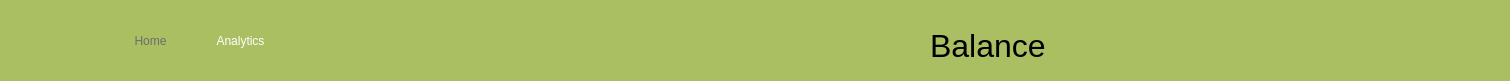
    <widget class="QFrame" name="navBar">
     <property name="geometry">
      <rect>
       <x>0</x>
       <y>0</y>
       <width>1510</width>
       <height>81</height>
      </rect>
     </property>
     <property name="maximumSize">
      <size>
       <width>1510</width>
       <height>850</height>
      </size>
     </property>
     <property name="palette">
      <palette>
       <active>
        <colorrole role="Button">
         <brush brushstyle="SolidPattern">
          <color alpha="255">
           <red>170</red>
           <green>190</green>
           <blue>98</blue>
          </color>
         </brush>
        </colorrole>
        <colorrole role="Base">
         <brush brushstyle="SolidPattern">
          <color alpha="255">
           <red>170</red>
           <green>190</green>
           <blue>98</blue>
          </color>
         </brush>
        </colorrole>
        <colorrole role="Window">
         <brush brushstyle="SolidPattern">
          <color alpha="255">
           <red>170</red>
           <green>190</green>
           <blue>98</blue>
          </color>
         </brush>
        </colorrole>
        <colorrole role="LinkVisited">
         <brush brushstyle="SolidPattern">
          <color alpha="255">
           <red>170</red>
           <green>190</green>
           <blue>98</blue>
          </color>
         </brush>
        </colorrole>
        <colorrole role="Accent">
         <brush brushstyle="SolidPattern">
          <color alpha="255">
           <red>170</red>
           <green>190</green>
           <blue>98</blue>
          </color>
         </brush>
        </colorrole>
       </active>
       <inactive>
        <colorrole role="Button">
         <brush brushstyle="SolidPattern">
          <color alpha="255">
           <red>170</red>
           <green>190</green>
           <blue>98</blue>
          </color>
         </brush>
        </colorrole>
        <colorrole role="Base">
         <brush brushstyle="SolidPattern">
          <color alpha="255">
           <red>170</red>
           <green>190</green>
           <blue>98</blue>
          </color>
         </brush>
        </colorrole>
        <colorrole role="Window">
         <brush brushstyle="SolidPattern">
          <color alpha="255">
           <red>170</red>
           <green>190</green>
           <blue>98</blue>
          </color>
         </brush>
        </colorrole>
        <colorrole role="LinkVisited">
         <brush brushstyle="SolidPattern">
          <color alpha="255">
           <red>170</red>
           <green>190</green>
           <blue>98</blue>
          </color>
         </brush>
        </colorrole>
        <colorrole role="Accent">
         <brush brushstyle="SolidPattern">
          <color alpha="255">
           <red>170</red>
           <green>190</green>
           <blue>98</blue>
          </color>
         </brush>
        </colorrole>
       </inactive>
       <disabled>
        <colorrole role="Button">
         <brush brushstyle="SolidPattern">
          <color alpha="255">
           <red>170</red>
           <green>190</green>
           <blue>98</blue>
          </color>
         </brush>
        </colorrole>
        <colorrole role="Base">
         <brush brushstyle="SolidPattern">
          <color alpha="255">
           <red>170</red>
           <green>190</green>
           <blue>98</blue>
          </color>
         </brush>
        </colorrole>
        <colorrole role="Window">
         <brush brushstyle="SolidPattern">
          <color alpha="255">
           <red>170</red>
           <green>190</green>
           <blue>98</blue>
          </color>
         </brush>
        </colorrole>
        <colorrole role="LinkVisited">
         <brush brushstyle="SolidPattern">
          <color alpha="255">
           <red>170</red>
           <green>190</green>
           <blue>98</blue>
          </color>
         </brush>
        </colorrole>
        <colorrole role="Accent">
         <brush brushstyle="SolidPattern">
          <color alpha="255">
           <red>170</red>
           <green>190</green>
           <blue>98</blue>
          </color>
         </brush>
        </colorrole>
       </disabled>
      </palette>
     </property>
     <property name="styleSheet">
      <string notr="true">QFrame{
background-color:rgb(170, 190, 98);
border:10px;
}</string>
     </property>
     <property name="frameShape">
      <enum>QFrame::StyledPanel</enum>
     </property>
     <property name="frameShadow">
      <enum>QFrame::Raised</enum>
     </property>
     <widget class="QLabel" name="label">
      <property name="geometry">
       <rect>
        <x>10</x>
        <y>0</y>
        <width>81</width>
        <height>81</height>
       </rect>
      </property>
      <property name="text">
       <string/>
      </property>
      <property name="pixmap">
       <pixmap resource="lekhaResources.qrc">:/pics/LekhaResources/448996984_519875650508150_7341444087745771936_n.png</pixmap>
      </property>
      <property name="scaledContents">
       <bool>true</bool>
      </property>
     </widget>
     <widget class="QPushButton" name="homeButton">
      <property name="geometry">
       <rect>
        <x>120</x>
        <y>25</y>
        <width>61</width>
        <height>31</height>
       </rect>
      </property>
      <property name="palette">
       <palette>
        <active>
         <colorrole role="WindowText">
          <brush brushstyle="SolidPattern">
           <color alpha="255">
            <red>109</red>
            <green>109</green>
            <blue>109</blue>
           </color>
          </brush>
         </colorrole>
         <colorrole role="Button">
          <brush brushstyle="SolidPattern">
           <color alpha="255">
            <red>170</red>
            <green>190</green>
            <blue>98</blue>
           </color>
          </brush>
         </colorrole>
         <colorrole role="Text">
          <brush brushstyle="SolidPattern">
           <color alpha="255">
            <red>109</red>
            <green>109</green>
            <blue>109</blue>
           </color>
          </brush>
         </colorrole>
         <colorrole role="ButtonText">
          <brush brushstyle="SolidPattern">
           <color alpha="255">
            <red>109</red>
            <green>109</green>
            <blue>109</blue>
           </color>
          </brush>
         </colorrole>
         <colorrole role="Base">
          <brush brushstyle="SolidPattern">
           <color alpha="255">
            <red>170</red>
            <green>190</green>
            <blue>98</blue>
           </color>
          </brush>
         </colorrole>
         <colorrole role="Window">
          <brush brushstyle="SolidPattern">
           <color alpha="255">
            <red>170</red>
            <green>190</green>
            <blue>98</blue>
           </color>
          </brush>
         </colorrole>
         <colorrole role="PlaceholderText">
          <brush brushstyle="SolidPattern">
           <color alpha="128">
            <red>109</red>
            <green>109</green>
            <blue>109</blue>
           </color>
          </brush>
         </colorrole>
        </active>
        <inactive>
         <colorrole role="WindowText">
          <brush brushstyle="SolidPattern">
           <color alpha="255">
            <red>109</red>
            <green>109</green>
            <blue>109</blue>
           </color>
          </brush>
         </colorrole>
         <colorrole role="Button">
          <brush brushstyle="SolidPattern">
           <color alpha="255">
            <red>170</red>
            <green>190</green>
            <blue>98</blue>
           </color>
          </brush>
         </colorrole>
         <colorrole role="Text">
          <brush brushstyle="SolidPattern">
           <color alpha="255">
            <red>109</red>
            <green>109</green>
            <blue>109</blue>
           </color>
          </brush>
         </colorrole>
         <colorrole role="ButtonText">
          <brush brushstyle="SolidPattern">
           <color alpha="255">
            <red>109</red>
            <green>109</green>
            <blue>109</blue>
           </color>
          </brush>
         </colorrole>
         <colorrole role="Base">
          <brush brushstyle="SolidPattern">
           <color alpha="255">
            <red>170</red>
            <green>190</green>
            <blue>98</blue>
           </color>
          </brush>
         </colorrole>
         <colorrole role="Window">
          <brush brushstyle="SolidPattern">
           <color alpha="255">
            <red>170</red>
            <green>190</green>
            <blue>98</blue>
           </color>
          </brush>
         </colorrole>
         <colorrole role="PlaceholderText">
          <brush brushstyle="SolidPattern">
           <color alpha="128">
            <red>109</red>
            <green>109</green>
            <blue>109</blue>
           </color>
          </brush>
         </colorrole>
        </inactive>
        <disabled>
         <colorrole role="WindowText">
          <brush brushstyle="SolidPattern">
           <color alpha="255">
            <red>109</red>
            <green>109</green>
            <blue>109</blue>
           </color>
          </brush>
         </colorrole>
         <colorrole role="Button">
          <brush brushstyle="SolidPattern">
           <color alpha="255">
            <red>170</red>
            <green>190</green>
            <blue>98</blue>
           </color>
          </brush>
         </colorrole>
         <colorrole role="Text">
          <brush brushstyle="SolidPattern">
           <color alpha="255">
            <red>109</red>
            <green>109</green>
            <blue>109</blue>
           </color>
          </brush>
         </colorrole>
         <colorrole role="ButtonText">
          <brush brushstyle="SolidPattern">
           <color alpha="255">
            <red>109</red>
            <green>109</green>
            <blue>109</blue>
           </color>
          </brush>
         </colorrole>
         <colorrole role="Base">
          <brush brushstyle="SolidPattern">
           <color alpha="255">
            <red>170</red>
            <green>190</green>
            <blue>98</blue>
           </color>
          </brush>
         </colorrole>
         <colorrole role="Window">
          <brush brushstyle="SolidPattern">
           <color alpha="255">
            <red>170</red>
            <green>190</green>
            <blue>98</blue>
           </color>
          </brush>
         </colorrole>
         <colorrole role="PlaceholderText">
          <brush brushstyle="SolidPattern">
           <color alpha="128">
            <red>109</red>
            <green>109</green>
            <blue>109</blue>
           </color>
          </brush>
         </colorrole>
        </disabled>
       </palette>
      </property>
      <property name="cursor">
       <cursorShape>PointingHandCursor</cursorShape>
      </property>
      <property name="styleSheet">
       <string notr="true">QPushButton{
background-color:rgb(170, 190, 98);
border:10px;
color:rgb(109, 109, 109);
font: 15pt &quot;Rubik&quot;;
transition:0.9s;
}

QPushButton:hover{
	font: 17pt &quot;Rubik&quot;;
	color:white;
	
}</string>
      </property>
      <property name="text">
       <string>Home</string>
      </property>
     </widget>
     <widget class="QPushButton" name="pushButton_2">
      <property name="geometry">
       <rect>
        <x>190</x>
        <y>25</y>
        <width>101</width>
        <height>31</height>
       </rect>
      </property>
      <property name="palette">
       <palette>
        <active>
         <colorrole role="WindowText">
          <brush brushstyle="SolidPattern">
           <color alpha="255">
            <red>255</red>
            <green>255</green>
            <blue>255</blue>
           </color>
          </brush>
         </colorrole>
         <colorrole role="Button">
          <brush brushstyle="SolidPattern">
           <color alpha="255">
            <red>170</red>
            <green>190</green>
            <blue>98</blue>
           </color>
          </brush>
         </colorrole>
         <colorrole role="Text">
          <brush brushstyle="SolidPattern">
           <color alpha="255">
            <red>255</red>
            <green>255</green>
            <blue>255</blue>
           </color>
          </brush>
         </colorrole>
         <colorrole role="ButtonText">
          <brush brushstyle="SolidPattern">
           <color alpha="255">
            <red>255</red>
            <green>255</green>
            <blue>255</blue>
           </color>
          </brush>
         </colorrole>
         <colorrole role="Base">
          <brush brushstyle="SolidPattern">
           <color alpha="255">
            <red>170</red>
            <green>190</green>
            <blue>98</blue>
           </color>
          </brush>
         </colorrole>
         <colorrole role="Window">
          <brush brushstyle="SolidPattern">
           <color alpha="255">
            <red>170</red>
            <green>190</green>
            <blue>98</blue>
           </color>
          </brush>
         </colorrole>
         <colorrole role="PlaceholderText">
          <brush brushstyle="SolidPattern">
           <color alpha="128">
            <red>255</red>
            <green>255</green>
            <blue>255</blue>
           </color>
          </brush>
         </colorrole>
        </active>
        <inactive>
         <colorrole role="WindowText">
          <brush brushstyle="SolidPattern">
           <color alpha="255">
            <red>255</red>
            <green>255</green>
            <blue>255</blue>
           </color>
          </brush>
         </colorrole>
         <colorrole role="Button">
          <brush brushstyle="SolidPattern">
           <color alpha="255">
            <red>170</red>
            <green>190</green>
            <blue>98</blue>
           </color>
          </brush>
         </colorrole>
         <colorrole role="Text">
          <brush brushstyle="SolidPattern">
           <color alpha="255">
            <red>255</red>
            <green>255</green>
            <blue>255</blue>
           </color>
          </brush>
         </colorrole>
         <colorrole role="ButtonText">
          <brush brushstyle="SolidPattern">
           <color alpha="255">
            <red>255</red>
            <green>255</green>
            <blue>255</blue>
           </color>
          </brush>
         </colorrole>
         <colorrole role="Base">
          <brush brushstyle="SolidPattern">
           <color alpha="255">
            <red>170</red>
            <green>190</green>
            <blue>98</blue>
           </color>
          </brush>
         </colorrole>
         <colorrole role="Window">
          <brush brushstyle="SolidPattern">
           <color alpha="255">
            <red>170</red>
            <green>190</green>
            <blue>98</blue>
           </color>
          </brush>
         </colorrole>
         <colorrole role="PlaceholderText">
          <brush brushstyle="SolidPattern">
           <color alpha="128">
            <red>255</red>
            <green>255</green>
            <blue>255</blue>
           </color>
          </brush>
         </colorrole>
        </inactive>
        <disabled>
         <colorrole role="WindowText">
          <brush brushstyle="SolidPattern">
           <color alpha="255">
            <red>255</red>
            <green>255</green>
            <blue>255</blue>
           </color>
          </brush>
         </colorrole>
         <colorrole role="Button">
          <brush brushstyle="SolidPattern">
           <color alpha="255">
            <red>170</red>
            <green>190</green>
            <blue>98</blue>
           </color>
          </brush>
         </colorrole>
         <colorrole role="Text">
          <brush brushstyle="SolidPattern">
           <color alpha="255">
            <red>255</red>
            <green>255</green>
            <blue>255</blue>
           </color>
          </brush>
         </colorrole>
         <colorrole role="ButtonText">
          <brush brushstyle="SolidPattern">
           <color alpha="255">
            <red>255</red>
            <green>255</green>
            <blue>255</blue>
           </color>
          </brush>
         </colorrole>
         <colorrole role="Base">
          <brush brushstyle="SolidPattern">
           <color alpha="255">
            <red>170</red>
            <green>190</green>
            <blue>98</blue>
           </color>
          </brush>
         </colorrole>
         <colorrole role="Window">
          <brush brushstyle="SolidPattern">
           <color alpha="255">
            <red>170</red>
            <green>190</green>
            <blue>98</blue>
           </color>
          </brush>
         </colorrole>
         <colorrole role="PlaceholderText">
          <brush brushstyle="SolidPattern">
           <color alpha="128">
            <red>255</red>
            <green>255</green>
            <blue>255</blue>
           </color>
          </brush>
         </colorrole>
        </disabled>
       </palette>
      </property>
      <property name="cursor">
       <cursorShape>PointingHandCursor</cursorShape>
      </property>
      <property name="styleSheet">
       <string notr="true">QPushButton{
background-color:rgb(170, 190, 98);
border:10px;
color:white;
font: 15pt &quot;Rubik&quot;;
transition:0.9s;
}

QPushButton:hover{
	font: 17pt &quot;Rubik&quot;;
}</string>
      </property>
      <property name="text">
       <string>Analytics</string>
      </property>
     </widget>
     <widget class="QPushButton" name="pushButton_3">
      <property name="geometry">
       <rect>
        <x>1450</x>
        <y>30</y>
        <width>31</width>
        <height>31</height>
       </rect>
      </property>
      <property name="text">
       <string/>
      </property>
      <property name="flat">
       <bool>true</bool>
      </property>
     </widget>
     <widget class="QLabel" name="label_14">
      <property name="geometry">
       <rect>
        <x>1450</x>
        <y>30</y>
        <width>31</width>
        <height>31</height>
       </rect>
      </property>
      <property name="text">
       <string/>
      </property>
      <property name="pixmap">
       <pixmap>:/pics/LekhaResources/png-transparent-black-power-button-logo-computer-icons-button-power-symbol-on-off-button-window-symbol-on-off-button-thumbnail.png</pixmap>
      </property>
      <property name="scaledContents">
       <bool>true</bool>
      </property>
     </widget>
     <widget class="QLabel" name="label_8">
      <property name="geometry">
       <rect>
        <x>930</x>
        <y>30</y>
        <width>121</width>
        <height>31</height>
       </rect>
      </property>
      <property name="font">
       <font>
        <family>Arial</family>
        <pointsize>24</pointsize>
       </font>
      </property>
      <property name="styleSheet">
       <string notr="true">*{
color: black;
}</string>
      </property>
      <property name="text">
       <string>Balance</string>
      </property>
     </widget>
     <widget class="QLabel" name="avBalance">
      <property name="geometry">
       <rect>
        <x>1060</x>
        <y>30</y>
        <width>141</width>
        <height>31</height>
       </rect>
      </property>
      <property name="font">
       <font>
        <pointsize>24</pointsize>
       </font>
      </property>
      <property name="styleSheet">
       <string notr="true">*{
color: black;
}</string>
      </property>
      <property name="text">
       <string/>
      </property>
     </widget>
     <zorder>label</zorder>
     <zorder>homeButton</zorder>
     <zorder>pushButton_2</zorder>
     <zorder>label_14</zorder>
     <zorder>pushButton_3</zorder>
     <zorder>label_8</zorder>
     <zorder>avBalance</zorder>
    </widget>
